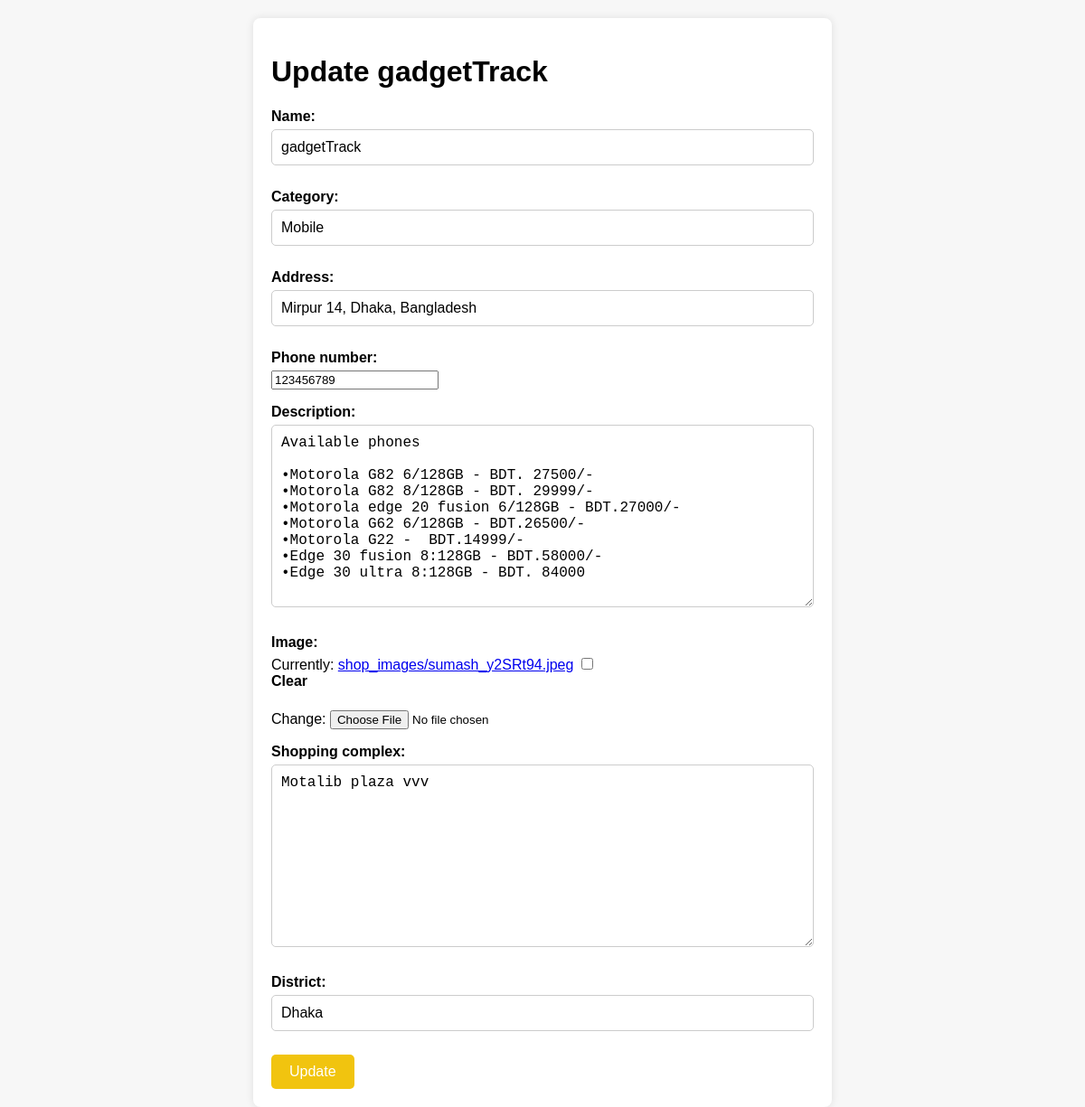
Before: /update-shop/1/ with the older database file.
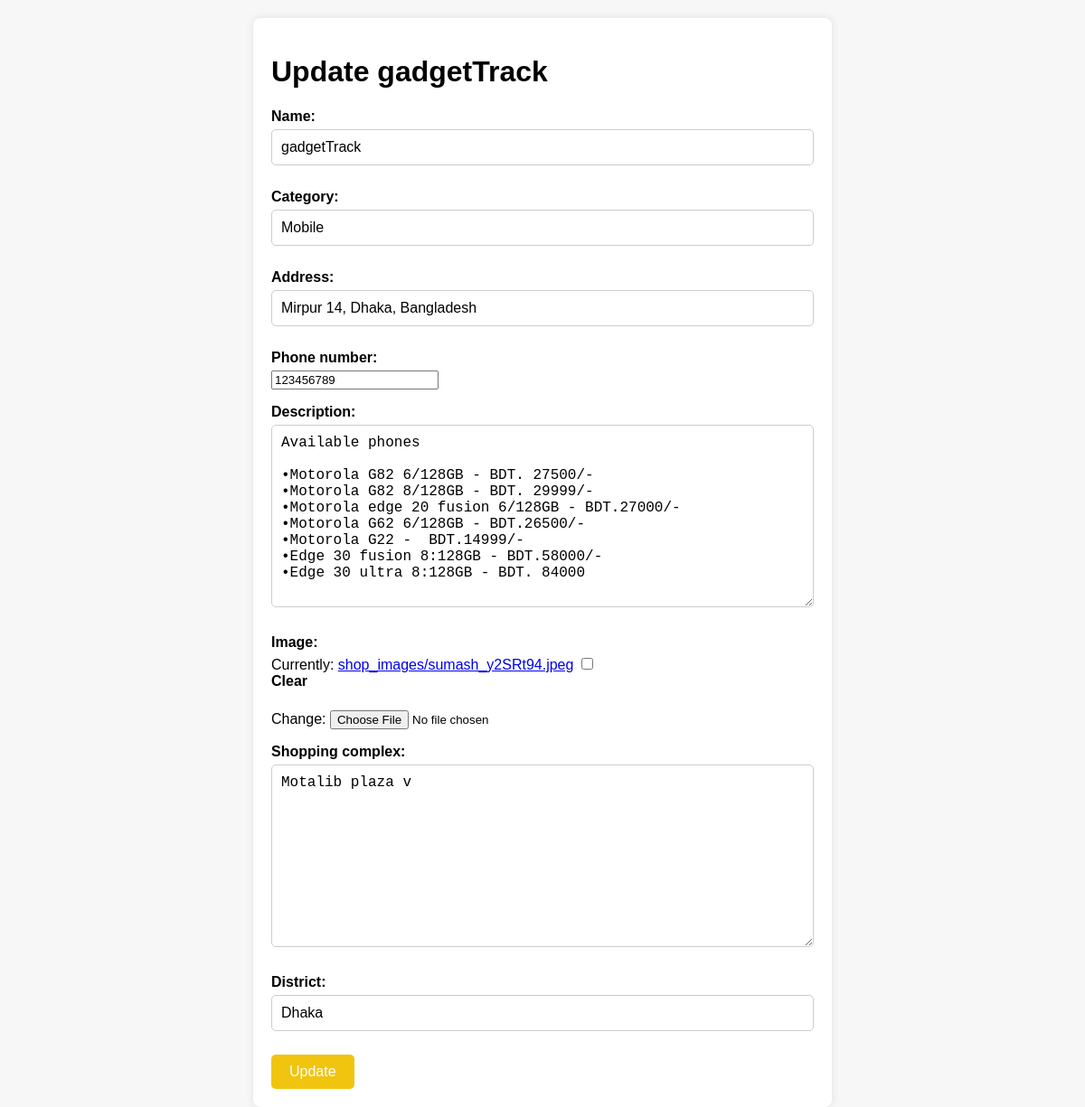
After: the same page with the newer database file.
### ShopFinder/models.py (models this page shows, shortened)
class Shop(models.Model):
    name = models.CharField(max_length=100)
    category=models.CharField(max_length=100, blank =True, null =True)
    address = models.CharField(max_length=200)
    phone_number=models.IntegerField(blank=True, null =True)
    description = models.TextField()
    image = models.ImageField(upload_to='shop_images/',blank=True, null=True, default='shop_images/default.jpg')
    shopping_complex = models.TextField(blank=True, null=True)
    district = models.CharField(max_length=100)
    reviews = models.TextField(blank=True, null=True)

### ShopFinder/views.py (the view)
# urls.py: path('update-shop/<int:shop_id>/', views.update_shop, name='update_shop'),
def update_shop(request, shop_id):
    shop = Shop.objects.get(pk=shop_id)
    if request.method == 'POST':
        form = ShopForm(request.POST, instance=shop)
        if form.is_valid():
            form.save()
            return redirect('shop_listing')
    else:
        form = ShopForm(instance=shop)
    return render(request, 'update_shop.html', {'form': form, 'shop': shop})

### ShopFinder/forms.py
class ShopForm(forms.ModelForm):
    class Meta:
        model = Shop
        fields = ['name', 'category', 'address', 'phone_number', 'description', 'image', 'shopping_complex', 'district']

### Templates/update_shop.html (shortened to what this page needs)
<!DOCTYPE html>
<html lang="en">
<head>
</head>
<body>
    <div class="container">
        <h1>Update {{ shop.name }}</h1>
        <form method="post" enctype="multipart/form-data">
            {{ form.as_p }}
            <button type="submit" class="update-button">Update</button>
        </form>
    </div>
</body>
</html>

Changed rows visible on the page:
changed Shop "gadgetTrack": shopping_complex "Motalib plaza vvv" → "Motalib plaza v"
